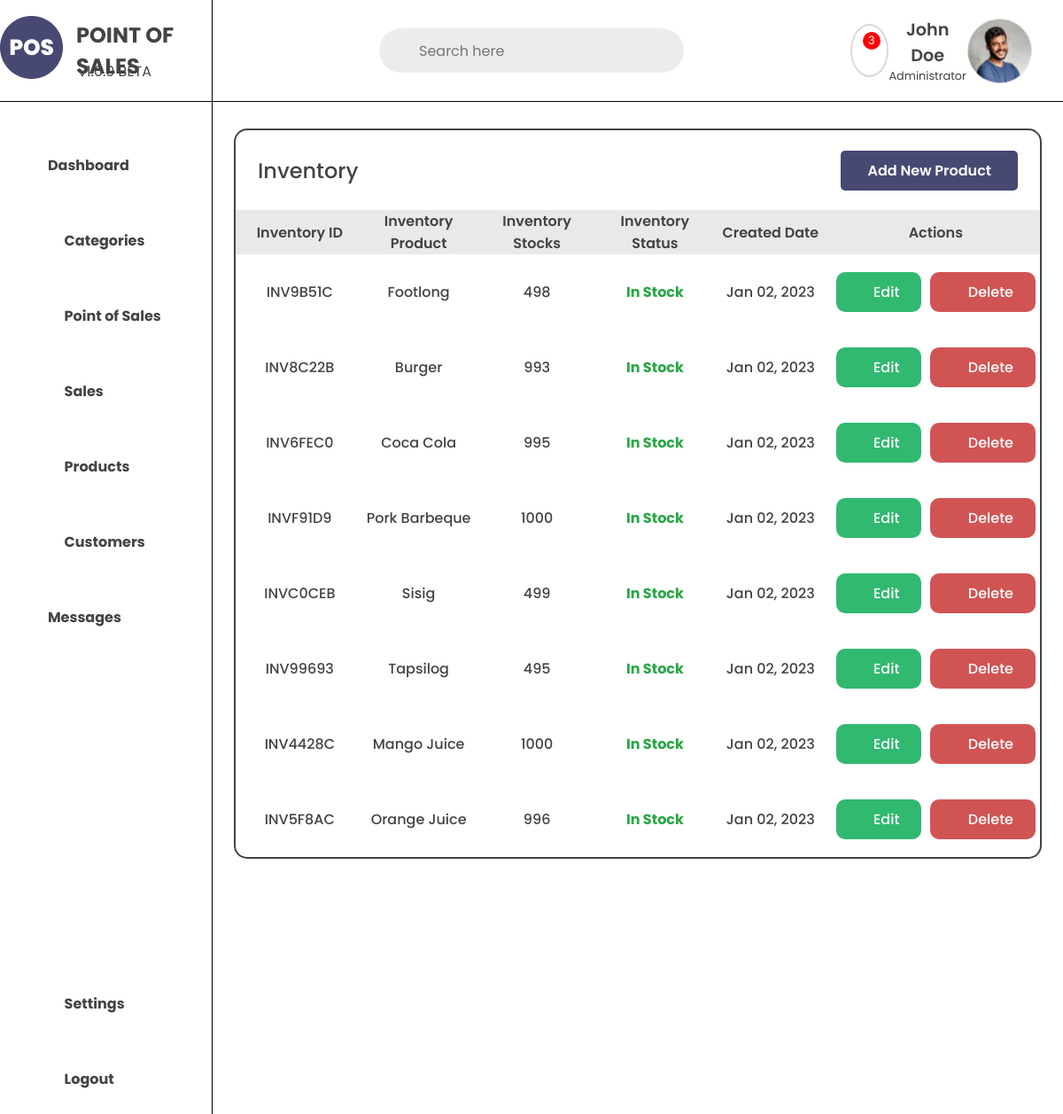
The page /mamgic-foodhub/inventory/ on the database its author committed.
### store/models.py (models this page shows, shortened)
class Inventory(models.Model):
    inventory_id = models.CharField(max_length=100)
    inventory_product = models.ForeignKey(Product, on_delete=models.CASCADE)
    inventory_stocks = models.IntegerField()
    inventory_status = models.CharField(max_length=100, null=True, blank=True, choices=STOCKS, default='In Stock')
    inventory_created = models.DateTimeField(blank=True,null=True)
    class Meta:
        verbose_name_plural = 'Inventories'

class Product(models.Model):
    product_name = models.CharField(max_length=100)
    product_slug = models.SlugField(max_length=100, unique=True, null=True, blank=True)
    product_description = models.TextField(max_length=1000, blank=True)
    product_price = models.DecimalField(max_digits=10, decimal_places=2, null=True, blank=True)
    product_image = models.ImageField(upload_to='product_images', blank=True)
    product_category = models.ForeignKey(Category, on_delete=models.CASCADE, null=True)
    product_store = models.ForeignKey(Store, on_delete=models.CASCADE)
    product_created = models.DateTimeField(blank=True,null=True)

### store/views.py (the view)
# urls.py: path('<slug:store_slug>/inventory/', views.pos_inventory, name='pos_inventory'),
def pos_inventory(request, store_slug):
    store = get_object_or_404(Store, store_slug=store_slug)
    inventory = Inventory.objects.filter(inventory_product__product_store=store)
    context = {
        'store': store,
        'inventories': inventory
    }
    return render(request, 'includes/pos/pos_includes/pos_inventory.html', context)

### store/templates/includes/pos/pos_includes/pos_inventory.html (shortened to what this page needs)
{% extends "includes/pos/base_templates/pos_base.html" %}
{% load static %}
{% block css %}
<link rel="stylesheet" href="{% static 'css/includes/product.css' %}">
{% endblock %}
{% block content %}
{% include "navbar.html" %}
<div class="pos-products-container">
    <div class="pos-products-header">
        <h1>Inventory</h1>
        <div class="add-products-btn">
            <a href="{% url 'add_product' store_slug=store.store_slug %}">Add New Product</a>
        </div>
    </div>
    <div class="pos-products-table">
        <table>
            <tr class="products-tbl-header">
                <th>Inventory ID</th>
                <th>Inventory Product</th>
                <th>Inventory Stocks</th>
                <th>Inventory Status</th>
                <th>Created Date</th>
                <th>Actions</th>
            </tr>
            {% for inv in inventories %}
            <tr class="products-tbl-content">
                <td>{{inv.inventory_id}}</td>
                <td>{{inv.inventory_product.product_name}}</td>
                <td>{{inv.inventory_stocks}}</td>
                {% if inv.inventory_status == 'In Stock' %}
                <td style="color:#28A745; font-weight: bold;">{{inv.inventory_status}}</td>
                {% elif inv.inventory_status == 'Out of Stock' %}
                <td style="color:#DC3545;">{{inv.inventory_status}}</td>
                {% endif %}
                <td>{{inv.inventory_created | date:"M d, Y"}}</td>
                <td class="products-tbl-btns">
                    <a href="{% url 'pos_edit_inventory' store_slug=store.store_slug pk=inv.id %}"
                        class="products-tbl-edit"><i class="fa-solid fa-edit"></i>Edit</a>
                    <a href="#" class="products-tbl-delete"><i class="fa-solid fa-trash"></i>Delete</a>
                </td>
            </tr>
            {% endfor %}
        </table>
    </div>
</div>
{% endblock %}

### store/static/css/includes/product.css (style rules this page uses)
.pos-products-container { display: block; width: 95%; margin: 30px auto; border: 2px solid #434343; border-radius: 15px; }
.pos-products-header { width: 100%; height: 50px; display: flex; justify-content: space-between; align-items: center; padding: 20px 25px; margin: 20px 0px; }
.add-products-btn { gap: 15px; display: flex; }
.add-products-btn a { padding: 10px 30px; background-color: #474973; border: none; border-radius: 5px; font-size: 1rem; font-weight: 600; cursor: pointer; text-decoration: none; color: white; }
.pos-products-header h1 { font-size: 1.5rem; font-weight: 500; color: #434343; }
.pos-products-table { width: 100%; }
.pos-products-table table { width: 100%; border-collapse: collapse; }
.products-tbl-header { width: 95%; height: 50px; background-color: #e9e9e9; }
.products-tbl-header th { font-size: 1rem; font-weight: 600; color: #434343; text-align: center; padding-left: 10px; width: 20%; }
.products-tbl-content { width: 95%; height: 50px; }
.products-tbl-content td { font-size: 1rem; font-weight: 500; color: #434343; text-align: center; padding-left: 10px; }
.products-tbl-btns { width: 50%; display: flex; justify-content: center; align-items: center; margin: 20px auto; }
.products-tbl-edit { padding: 10px 25px; background-color: #31B970; border-radius: 10px; display: flex; justify-content: center; align-items: center; font-size: 1rem; font-weight: 500; color: #ffffff; cursor: pointer; text-decoration: none; margin: 0px 5px; transition: all 0.3s ease; }
.products-tbl-delete { margin: 0px 5px; padding: 10px 25px; background-color: #D15454; border-radius: 10px; display: flex; justify-content: center; align-items: center; font-size: 1rem; font-weight: 500; color: #ffffff; cursor: pointer; text-decoration: none; transition: all 0.3s ease; }
.products-tbl-edit i { margin-right: 5px; }
.products-tbl-delete i { margin-right: 5px; }

### store/static/css/base.css (style rules this page uses)
* { margin: 0; padding: 0; box-sizing: border-box; font-family: 'Poppins', sans-serif; }
body { position: relative; }

### rows shown on the page
Inventory: inventory_id "INV9B51C", inventory_product.product_name "Footlong", inventory_stocks "498", inventory_status "In Stock", inventory_created "Jan 02, 2023"
Inventory: inventory_id "INV8C22B", inventory_product.product_name "Burger", inventory_stocks "993", inventory_status "In Stock", inventory_created "Jan 02, 2023"
Inventory: inventory_id "INV6FEC0", inventory_product.product_name "Coca Cola", inventory_stocks "995", inventory_status "In Stock", inventory_created "Jan 02, 2023"
Inventory: inventory_id "INVF91D9", inventory_product.product_name "Pork Barbeque", inventory_stocks "1000", inventory_status "In Stock", inventory_created "Jan 02, 2023"
Inventory: inventory_id "INVC0CEB", inventory_product.product_name "Sisig", inventory_stocks "499", inventory_status "In Stock", inventory_created "Jan 02, 2023"
Inventory: inventory_id "INV99693", inventory_product.product_name "Tapsilog", inventory_stocks "495", inventory_status "In Stock", inventory_created "Jan 02, 2023"
Inventory: inventory_id "INV4428C", inventory_product.product_name "Mango Juice", inventory_stocks "1000", inventory_status "In Stock", inventory_created "Jan 02, 2023"
Inventory: inventory_id "INV5F8AC", inventory_product.product_name "Orange Juice", inventory_stocks "996", inventory_status "In Stock", inventory_created "Jan 02, 2023"
